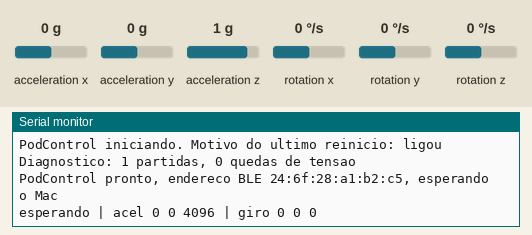
Recording of a sketch running on a simulated ESP32. Parts: the last lines printed to the serial monitor. Wiring (inferred from the names in the program): MPU-6050 motion sensor at I2C address 0x68. The test bench sets the inputs (shaded band); at power-on: acceleration z 1 g, acceleration x 0 g, acceleration y 0 g, rotation x 0 °/s, rotation y 0 °/s, rotation z 0 °/s. EEPROM starts erased; nothing arrives over Bluetooth unless stated; a phone connects over Bluetooth LE 3 s after start.

Above: at 1.2 s.
1.3 s: acceleration z set to 0 g
At 1.38 s:
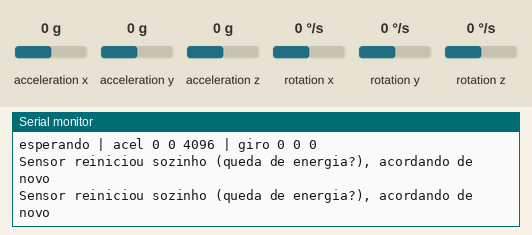
3.2 s: acceleration x set to -1.4 g
At 3.9 s:
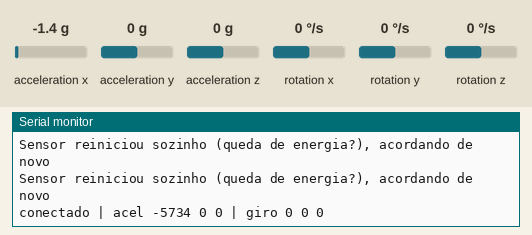
5.7 s: acceleration y set to -1.4 g
At 6.7 s:
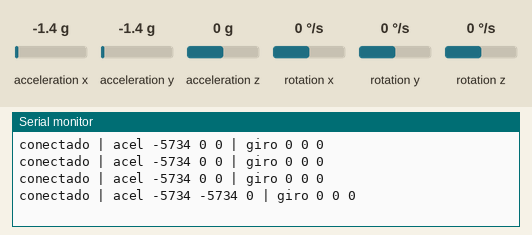
7.2 s: rotation x set to -192 °/s
At 8.1 s:
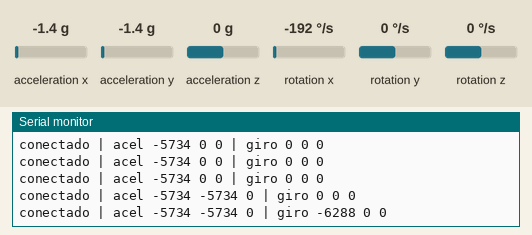
8.7 s: rotation y set to -192 °/s
At 10.0 s:
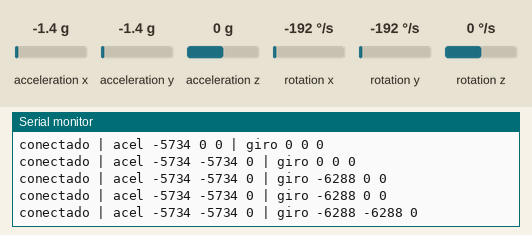

Measured:
- after the input at 1.3 s, the serial monitor: prints a new line at once (image 1)
- after the input at 3.2 s, the serial monitor: prints a new line at once (image 2)
- after the input at 5.7 s, the serial monitor: prints a new line after 0.57 s (image 3)
- after the input at 7.2 s, the serial monitor: prints a new line after 0.09 s (image 4)
- after the input at 8.7 s, the serial monitor: prints a new line after 0.63 s (image 5)

The sketch:

podcontrol_objeto.ino
```cpp
// PodControl: objeto de mesa. Lê o MPU6050 e manda as leituras para o Mac por Bluetooth (BLE).
// Ligações: VCC->3V3, GND->GND, SCL->22, SDA->21.
// O Mac faz toda a interpretação dos gestos; aqui só medimos e transmitimos.
#include <Wire.h>
#include <BLEDevice.h>
#include <BLEServer.h>
#include <BLE2902.h>
#include <esp_system.h>
#include <Preferences.h>

// Os mesmos UUIDs ficam no app do Mac (FonteObjeto.swift).
#define UUID_SERVICO "7a1e0001-5c3b-4f0e-9a51-0d0c0b0a0901"
#define UUID_LEITURA "7a1e0002-5c3b-4f0e-9a51-0d0c0b0a0901"

const uint8_t SDA_PIN = 21, SCL_PIN = 22, MPU = 0x68;
const uint32_t PERIODO_US = 20000; // 50 leituras por segundo
// Para poupar bateria a placa dorme, e só acorda pelo botão EN ou desligando e ligando.
const uint32_t DORMIR_SEM_MAC_MS = 3 * 60 * 1000;  // ninguém conectou
const uint32_t DORMIR_PARADO_MS = 10 * 60 * 1000;  // conectado, mas ninguém mexeu

BLECharacteristic *leitura = nullptr;
volatile bool conectado = false;

// Pacote de 16 bytes, little-endian. Escalas: acel 4096 por g (+-8 g), giro 32.8 por grau/s (+-1000).
struct __attribute__((packed)) Pacote {
  uint32_t tempo_us;
  int16_t ax, ay, az, gx, gy, gz;
};

class Conexao : public BLEServerCallbacks {
  void onConnect(BLEServer *s, esp_ble_gatts_cb_param_t *param) override {
    conectado = true;
    Serial.println("Mac conectou");
    // Pede ao Mac um ritmo fixo de 15-30 ms (unidades de 1,25 ms; limites da Apple), sem pular
    // intervalos, e 4 s até dar a conexão por perdida. Sem isso o Mac pode usar um ritmo lento
    // demais para 50 leituras/s e a fila de envio transborda.
    s->updateConnParams(param->connect.remote_bda, 12, 24, 0, 400);
  }
  void onDisconnect(BLEServer *s) override {
    conectado = false;
    Serial.println("Mac desconectou, anunciando de novo");
    BLEDevice::startAdvertising();
  }
};

void escrever(uint8_t reg, uint8_t v) {
  Wire.beginTransmission(MPU); Wire.write(reg); Wire.write(v); Wire.endTransmission();
}

bool lerSensor(Pacote &p) {
  Wire.beginTransmission(MPU);
  Wire.write(0x3B);
  if (Wire.endTransmission(false) != 0) return false;
  if (Wire.requestFrom(MPU, (uint8_t)14) != 14) return false;
  uint8_t b[14];
  for (int i = 0; i < 14; i++) b[i] = Wire.read();
  auto v = [&](int i) { return (int16_t)((b[i] << 8) | b[i + 1]); };
  p.ax = v(0); p.ay = v(2); p.az = v(4);
  p.gx = v(8); p.gy = v(10); p.gz = v(12);
  return true;
}

// Acorda e configura o sensor. Se ele perder energia por um instante, volta dormindo
// e passa a ler zeros; por isso o loop chama isto de novo quando percebe.
void configurarSensor() {
  escrever(0x6B, 0x01); // acorda, relógio do giroscópio
  escrever(0x1A, 0x03); // filtro passa-baixa ~44 Hz
  escrever(0x1B, 0x10); // giro +-1000 graus/s
  escrever(0x1C, 0x10); // acel +-8 g
}

void iniciarBarramento() {
  Wire.begin(SDA_PIN, SCL_PIN);
  Wire.setClock(400000);
  Wire.setTimeOut(10); // ms; um fio falhando não pode prender o programa
}

const char *motivoReinicio() {
  switch (esp_reset_reason()) {
    case ESP_RST_POWERON: return "ligou";
    case ESP_RST_BROWNOUT: return "queda de tensao (brownout)";
    case ESP_RST_TASK_WDT: case ESP_RST_INT_WDT: case ESP_RST_WDT: return "travou e o vigia reiniciou";
    case ESP_RST_PANIC: return "erro no programa (panic)";
    case ESP_RST_SW: return "reinicio pelo programa";
    case ESP_RST_EXT: return "botao EN";
    default: return "outro";
  }
}

// Sono profundo: o chip para quase tudo. O LED e o regulador da placa continuam gastando um pouco.
void dormir(const char *motivo) {
  Serial.printf("Dormindo (%s). Aperte EN para acordar.\n", motivo);
  escrever(0x6B, 0x40); // sensor também dorme
  Serial.flush();
  esp_deep_sleep_start(); // sem fonte de despertar: só o EN ou a energia acordam
}

// Mexeu se o giro passou de ~15 graus/s ou a aceleração mudou mais de ~0,1 g desde a última vez.
bool mexeu(const Pacote &p) {
  static Pacote ref = p;
  const int GIRO = 500, ACEL = 400;
  bool m = abs(p.gx) > GIRO || abs(p.gy) > GIRO || abs(p.gz) > GIRO ||
           abs(p.ax - ref.ax) > ACEL || abs(p.ay - ref.ay) > ACEL || abs(p.az - ref.az) > ACEL;
  if (m) ref = p;
  return m;
}

void setup() {
  setCpuFrequencyMhz(80); // metade do normal; sobra folga para 50 leituras/s e gasta menos
  Serial.begin(115200);
  Serial.printf("\nPodControl iniciando. Motivo do ultimo reinicio: %s\n", motivoReinicio());
  // Diagnóstico da bateria: conta partidas e quedas de tensão na memória, que sobrevive sem energia.
  Preferences diag;
  diag.begin("diag");
  uint32_t partidas = diag.getUInt("partidas") + 1, quedas = diag.getUInt("quedas");
  if (esp_reset_reason() == ESP_RST_BROWNOUT) quedas++;
  diag.putUInt("partidas", partidas);
  diag.putUInt("quedas", quedas);
  diag.end();
  Serial.printf("Diagnostico: %u partidas, %u quedas de tensao\n", partidas, quedas);
  iniciarBarramento();
  configurarSensor();

  BLEDevice::init("PodControl");
  BLEServer *servidor = BLEDevice::createServer();
  servidor->setCallbacks(new Conexao());
  BLEService *servico = servidor->createService(UUID_SERVICO);
  leitura = servico->createCharacteristic(UUID_LEITURA, BLECharacteristic::PROPERTY_NOTIFY | BLECharacteristic::PROPERTY_READ);
  leitura->addDescriptor(new BLE2902());
  servico->start();
  BLEAdvertising *anuncio = BLEDevice::getAdvertising();
  anuncio->addServiceUUID(UUID_SERVICO);
  anuncio->setScanResponse(true);
  anuncio->setMinInterval(0x80); // anuncia a cada 80-160 ms (unidades de 0,625 ms), menos que o padrão
  anuncio->setMaxInterval(0x100);
  BLEDevice::startAdvertising();
  enableLoopWDT(); // se o loop parar por mais de 5 s, a placa reinicia sozinha
  Serial.printf("PodControl pronto, endereco BLE %s, esperando o Mac\n", BLEDevice::getAddress().toString().c_str());
}

void loop() {
  static uint32_t proximo = micros();
  static uint32_t ultimoLog = 0;
  if ((int32_t)(micros() - proximo) < 0) return;
  proximo += PERIODO_US;

  Pacote p;
  p.tempo_us = micros();
  static int falhas = 0;
  if (!lerSensor(p)) {
    Serial.println("ERRO: sensor não respondeu, confira os fios");
    if (++falhas >= 5) { // barramento pode ter ficado preso: recomeça do zero
      Wire.end();
      iniciarBarramento();
      falhas = 0;
    }
    configurarSensor();
    delay(50);
    return;
  }
  falhas = 0;
  // Aceleração zerada nos três eixos é impossível (a gravidade sempre aparece): sensor dormindo.
  if (p.ax == 0 && p.ay == 0 && p.az == 0) {
    Serial.println("Sensor reiniciou sozinho (queda de energia?), acordando de novo");
    configurarSensor();
    delay(50);
    return;
  }
  static uint32_t ultimoMac = millis(), ultimoMovimento = millis();
  if (conectado) ultimoMac = millis();
  if (mexeu(p)) ultimoMovimento = millis();
  if (millis() - ultimoMac > DORMIR_SEM_MAC_MS) dormir("sem o Mac");
  if (millis() - ultimoMovimento > DORMIR_PARADO_MS) dormir("parado");

  if (conectado) {
    leitura->setValue((uint8_t *)&p, sizeof(p));
    leitura->notify();
  }
  if (millis() - ultimoLog > 1000) {
    ultimoLog = millis();
    Serial.printf("%s | acel %d %d %d | giro %d %d %d\n", conectado ? "conectado" : "esperando", p.ax, p.ay, p.az, p.gx, p.gy, p.gz);
  }
}
```
